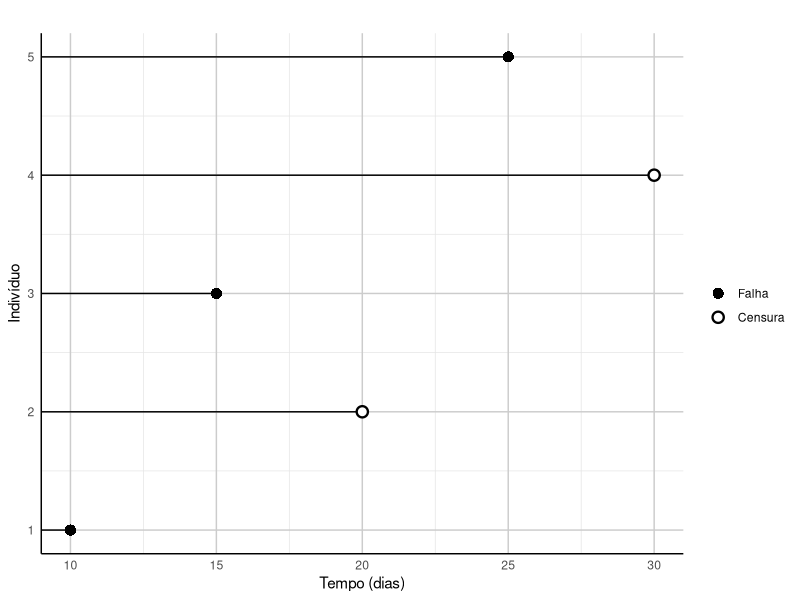
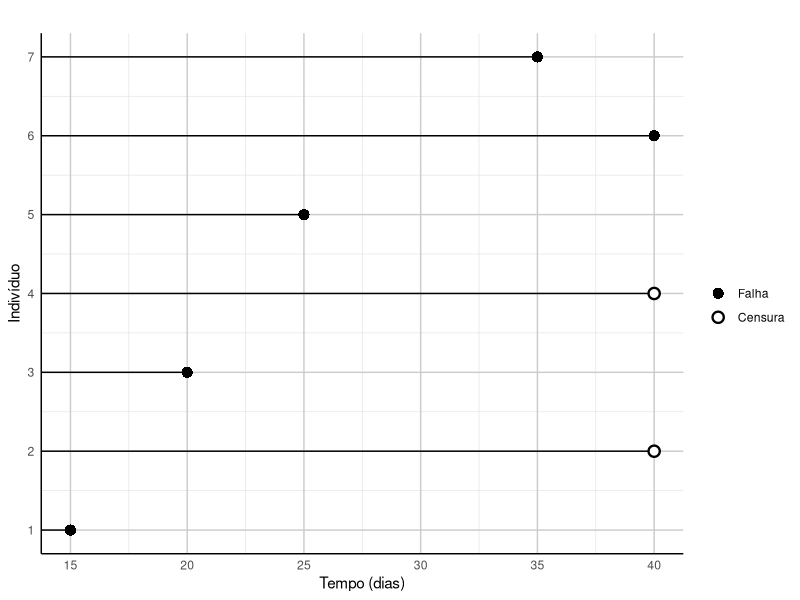
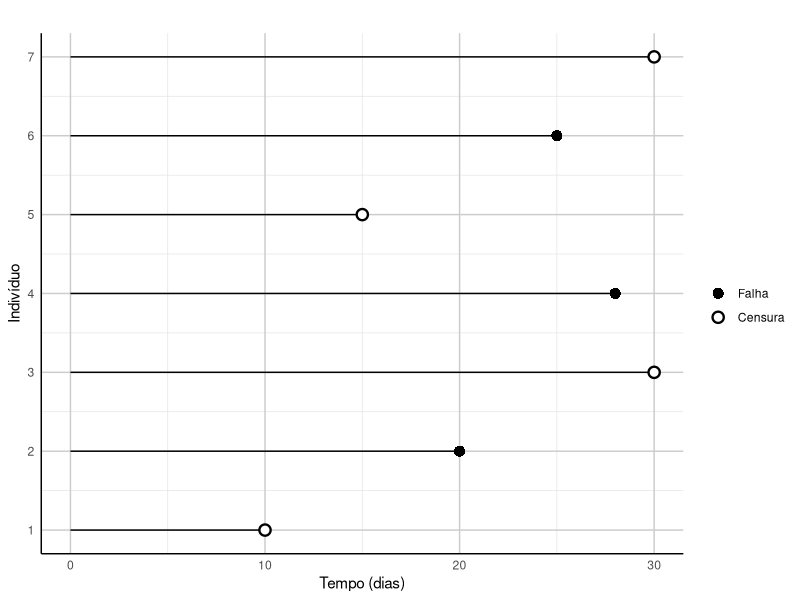

Reproduce these figures in R, in order.
## ---- chunk 1
individuos <- c(1, 2, 3, 4, 5)
tempos <- c(10, 20, 15, 30, 25)  # Tempo de falha ou censura
censuras <- c(FALSE, TRUE, FALSE, TRUE, FALSE)  # TRUE = Censura, FALSE = Falha
## ---- chunk 2
# A Censura do tipo I ocorre quando é preestabelecido o tempo de término
# do estudo e, tem como característica a não observância do evento de
# interesse para alguns indivíduos ao final do experimento, assim, tais
# indivíduos são considerados como observações censuradas.
# No gráfico anterior foram observados 5 indivíduos com um tempo mínimo de
# 25 dias para ocorrência do evento de interesse.
## ---- chunk 3
# Gerar o gráfico
library(ggplot2)

data <- data.frame(
  Individuo = individuos,
  Tempo = tempos,
  Censura = censuras
)

ggplot(data, aes(x = Tempo, y = Individuo)) +
  geom_segment(aes(xend = Tempo, yend = Individuo), x = 0, color = "black") +
  geom_point(aes(shape = Censura), size = 3, color = "black", fill = ifelse(censuras, "white", "black"), stroke = 1.2) +
  scale_shape_manual(values = c(16, 21), labels = c("Falha", "Censura")) +
  labs(
    x = "Tempo (dias)",
    y = "Indivíduo",
    title = "",
    shape = ""
  ) +
  scale_y_continuous(breaks = individuos) +
  theme_minimal() +
  theme(
    panel.grid.major = element_line(color = "grey80"),
    panel.grid.minor = element_line(color = "grey90"),
    axis.line = element_line(color = "black")
  )
## ---- chunk 4
# Ocorre quando é alcançado um número r previamente
# definido de indivíduos que experimentaram o evento de interesse, obtido
# este número o estudo é finalizado, e os indivíduos que não experimentaram
# o evento de interesse tem seus tempos censurados
## ---- chunk 5
# Dados fictícios
individuos <- c(1, 2, 3, 4, 5, 6, 7)
tempos <- c(15, 40, 20, 40, 25, 40, 35)  # Tempo de falha ou censura
censuras <- c(FALSE, TRUE, FALSE, TRUE, FALSE, FALSE, FALSE)  # TRUE = Censura, FALSE = Falha

## ---- chunk 6
# Gerar o gráfico

data <- data.frame(
  Individuo = individuos,
  Tempo = tempos,
  Censura = censuras
)

ggplot(data, aes(x = Tempo, y = Individuo)) +
  geom_segment(aes(xend = Tempo, yend = Individuo), x = 0, color = "black") +
  geom_point(aes(shape = Censura), size = 3, color = "black", fill = ifelse(censuras, "white", "black"), stroke = 1.2) +
  scale_shape_manual(values = c(16, 21), labels = c("Falha", "Censura")) +
  labs(
    x = "Tempo (dias)",
    y = "Indivíduo",
    title = "",
    shape = ""
  ) +
  scale_y_continuous(breaks = individuos) +
  theme_minimal() +
  theme(
    panel.grid.major = element_line(color = "grey80"),
    panel.grid.minor = element_line(color = "grey90"),
    axis.line = element_line(color = "black")
  )

## ---- chunk 7
# Acontece quando a observação é retirada do estudo sem que tenha ocorrido a
# falha, no geral o paciente é retirado do estudo por uma causa diferente da estudada, como a morte
# pode algum motivo não associado a análise.
## ---- chunk 8
# Dados fictícios
individuos <- c(1, 2, 3, 4, 5, 6, 7)
tempo_inicio <- c(0, 0, 0, 0, 0, 0, 0)  # Início do intervalo
tempo_fim <- c(10, 20, 30, 28, 15, 25, 30)   # Fim do intervalo
censuras <- c(TRUE, FALSE, TRUE, FALSE, TRUE, FALSE, TRUE)  # TRUE = Censura, FALSE = Falha

## ---- chunk 9
# Gerar o gráfico
library(ggplot2)

data <- data.frame(
  Individuo = individuos,
  TempoInicio = tempo_inicio,
  TempoFim = tempo_fim,
  Censura = censuras
)

ggplot(data, aes(y = Individuo)) +
  geom_segment(aes(x = TempoInicio, xend = TempoFim, yend = Individuo), color = "black") +
  geom_point(aes(x = TempoFim, color = Censura, shape = Censura), size = 3, color = "black", fill = ifelse(censuras, "white", "black"), stroke = 1.2) +
  scale_color_manual(values = c("black", "white"), labels = c("Falha", "Censura")) +
  scale_shape_manual(values = c(16, 21), labels = c("Falha", "Censura")) +
  labs(
    x = "Tempo (dias)",
    y = "Indivíduo",
    title = "",
    color = "",
    shape = ""
  ) +
  scale_y_continuous(breaks = individuos) +
  theme_minimal() +
  theme(
    panel.grid.major = element_line(color = "grey80"),
    panel.grid.minor = element_line(color = "grey90"),
    axis.line = element_line(color = "black")
  )

## ---- chunk 10
# Referências: COLOSIMO, E. A.; GIOLO, S. R. Análise de sobrevivência aplicada. 2. ed. São Paulo, SP: Editora Blucher. 2024.
